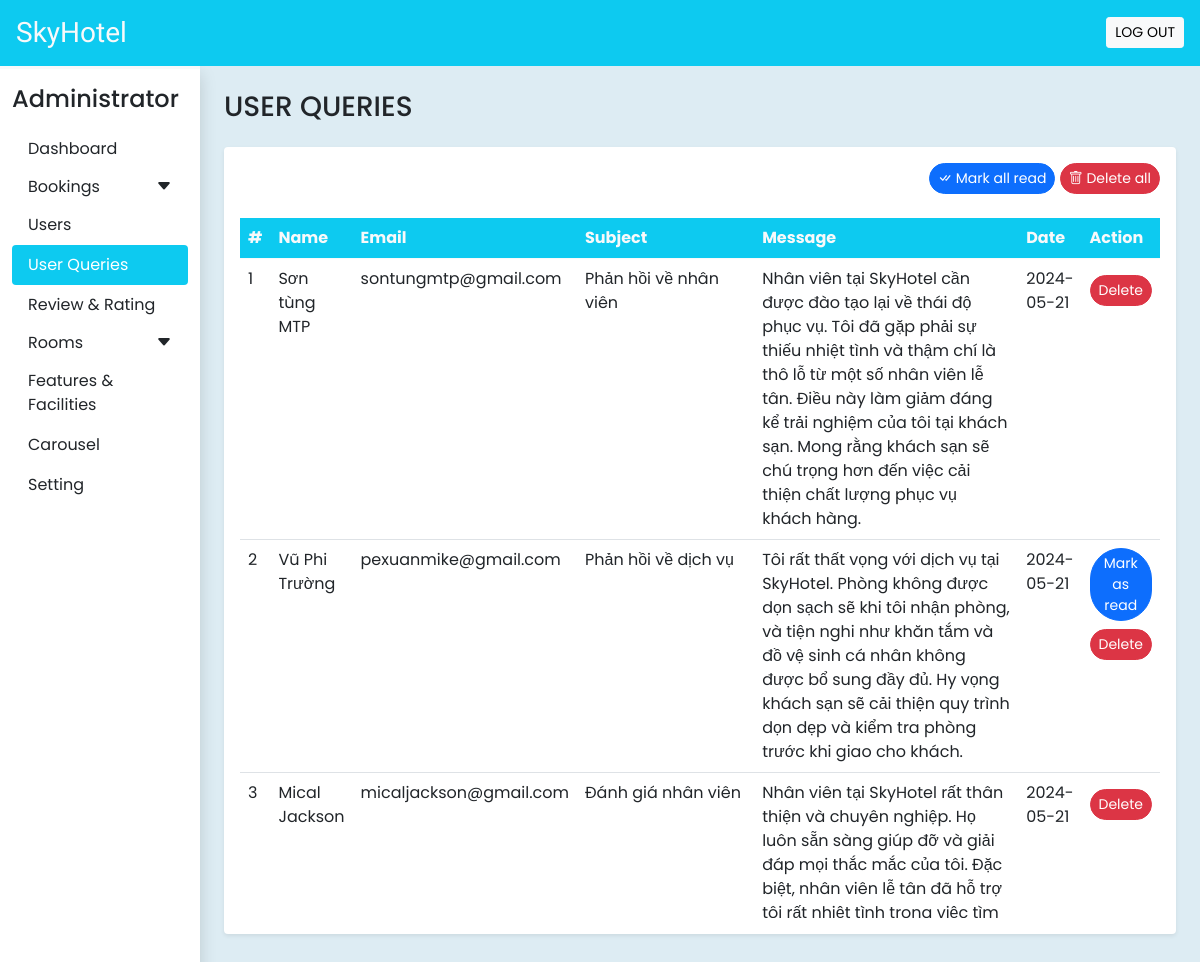
Page /admin/user_queries.php (signed in) on the committed database.
### tables this page shows
CREATE TABLE `user_queries` (
  `sr_no` int(11) NOT NULL,
  `name` varchar(100) NOT NULL,
  `email` varchar(100) NOT NULL,
  `subject` varchar(500) NOT NULL,
  `message` varchar(500) NOT NULL,
  `seen` int(11) NOT NULL DEFAULT 0,
  `date` date NOT NULL DEFAULT current_timestamp()
);

### admin/user_queries.php (the view, shortened to what this page needs)
<!DOCTYPE html>
<html lang="en">
<head>
  <?php require('inc/links.php'); ?>
</head>
<body class="bg-cl">
  <?php require('inc/header.php'); ?>
  <div class="container-fluid" id="main-content">
    <div class="row">
      <div class="col-lg-10 ms-auto p-4 overflow-hidden">
        <h3 class="mb-4">USER QUERIES</h3>
        <div class="card border-0 shadow-sm mb-4">
          <div class="card-body">
            <div class="text-end mb-4">
              <a href="?seen=all" class="btn btn-primary rounded-pill shadow-none btn-sm">
                <i class="bi bi-check-all"></i> Mark all read
              </a>
              <a href="?del=all" class="btn btn-danger rounded-pill shadow-none btn-sm">
                <i class="bi bi-trash"></i> Delete all
              </a>
            </div>
            <div class="table-responsive-md" style="height: 700px; overflow-y: scroll;">
              <table class="table table-hover">
                <thead class="sticky-top">
                  <tr class="bg-info text-light">
                    <th scope="col">#</th>
                    <th scope="col">Name</th>
                    <th scope="col">Email</th>
                    <th scope="col" width="20%">Subject</th>
                    <th scope="col" width="30%">Message</th>
                    <th scope="col">Date</th>
                    <th scope="col">Action</th>
                  </tr>
                </thead>
                <tbody>
                  <?php
                    $q = "SELECT * FROM `user_queries` ORDER BY `sr_no` DESC";
                    $data = mysqli_query($con,$q);
                    $i = 1;
                    while($row = mysqli_fetch_assoc($data))
                    {
                      $seen='';
                      if($row['seen']!=1){
                        $seen = "<a href='?seen=$row[sr_no]' class='btn btn-sm rounded-pill btn-primary'>Mark as read</a><br>";
                      }
                        $seen.= "<a href='?del=$row[sr_no]' class='btn btn-sm rounded-pill btn-danger mt-2'>Delete</a>";
                      echo<<<query
                        <tr>
                          <td>$i</td>
                          <td>$row[name]</td>
                          <td>$row[email]</td>
                          <td>$row[subject]</td>
                          <td>$row[message]</td>
                          <td>$row[date]</td>
                          <td>$seen</td>
                        </tr>
                      query;
                      $i++;
                    }
                  ?>
                </tbody>
              </table>
            </div>
          </div>
        </div>
      </div>
    </div>
  </div>
</body>
</html>

### admin/CSS/common.css (style rules this page uses)
:root { --teal: #2ec1ac; --teal_hover: #279e8c; }
* { font-family: "Poppins", sans-serif; }
.bg-cl { background-color: rgba(218, 234, 242, 0.9); }

### rows in the picture
user_queries: name "Sơn tùng MTP", email "sontungmtp@gmail.com", subject "Phản hồi về nhân viên", message "Nhân viên tại SkyHotel cần được đào tạo lại về thái độ phục vụ. Tôi đã gặp phải sự thiếu nhiệt tình và thậm chí là thô lỗ từ một số nhân viên lễ tân. Điều này làm giảm đáng kể trải nghiệm của tôi tại khách sạn. Mong rằng khách sạn sẽ chú trọng hơn đến việc cải thiện chất lượng phục vụ khách hàng.", date "2024-05-21"
user_queries: name "Vũ Phi Trường", email "pexuanmike@gmail.com", subject "Phản hồi về dịch vụ", message "Tôi rất thất vọng với dịch vụ tại SkyHotel. Phòng không được dọn sạch sẽ khi tôi nhận phòng, và tiện nghi như khăn tắm và đồ vệ sinh cá nhân không được bổ sung đầy đủ. Hy vọng khách sạn sẽ cải thiện quy trình dọn dẹp và kiểm tra phòng trước khi giao cho khách.", date "2024-05-21"
user_queries: name "Mical Jackson", email "micaljackson@gmail.com", subject "Đánh giá nhân viên", message "Nhân viên tại SkyHotel rất thân thiện và chuyên nghiệp. Họ luôn sẵn sàng giúp đỡ và giải đáp mọi thắc mắc của tôi. Đặc biệt, nhân viên lễ tân đã hỗ trợ…", date "2024-05-21"
